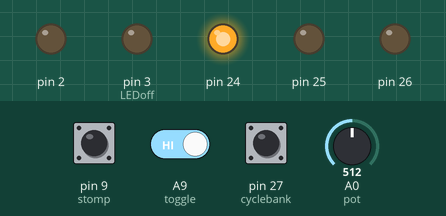
This sketch was run on a simulated Teensy 4. Shown: output pins drawn as LEDs (lit = HIGH). Inputs (shaded band) come from the test bench; at power-on: pin 27 (cyclebank) HIGH, pin 9 (stomp) HIGH, A0 (pot) = 512, A9 (toggle) HIGH. Pins used as bus, display or sensor lines are not drawn.

Above: at 1.2 s.
1.3 s: pin 27 (cyclebank) pulled LOW for 0.15 s
At 2.5 s:
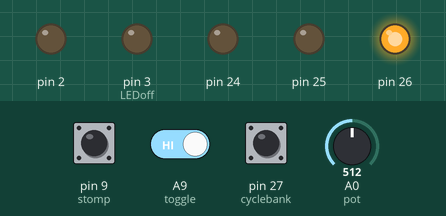
2.9 s: pin 27 (cyclebank) pulled LOW for 1 s
At 5.0 s:
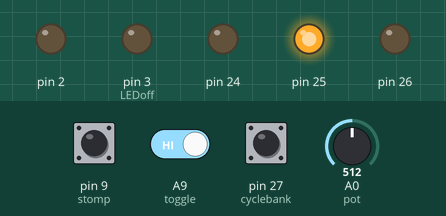
5.4 s: pin 27 (cyclebank) pulled LOW for 3.2 s
At 6.1 s:
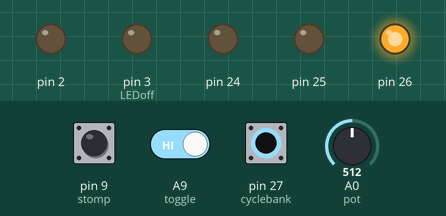
10.1 s: pin 9 (stomp) pulsed LOW 5 times (0.12 s each, 0.3 s apart)
At 10.55 s:
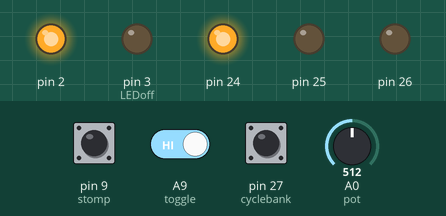
13.1 s: pin 9 (stomp) driven LOW and pin 27 (cyclebank) driven LOW
At 14.3 s:
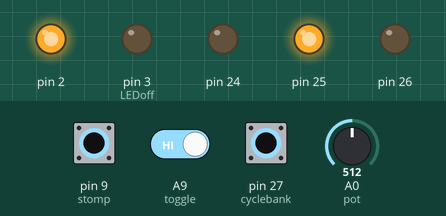
14.6 s: pin 27 (cyclebank) driven HIGH
At 15.5 s:
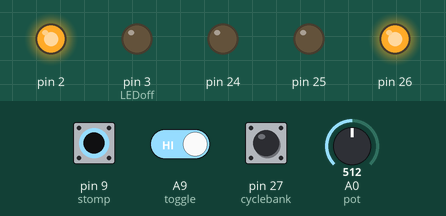
Timing chart, 0 to 17.1 s (numbered marks = the images above; inputs shaded):
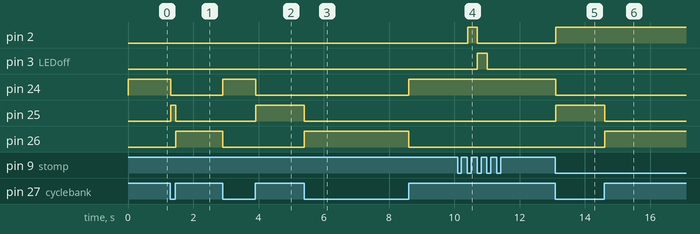

The sketch:

usbMIDItest_banks.ino
```cpp
#include <Bounce.h>                           //Bounce library provides easy setup for debouncing switch/button

int pot, LEDoff;
int preset=1;
int prevpot=-1;
int bank=0;

Bounce stomp=Bounce(9, 5);                    //variables for debouncing. Indicates pin and debounce time in ms
Bounce toggle=Bounce(23, 7);
Bounce cyclebank=Bounce(27, 7);

void setup() {
  // put your setup code here, to run once:
pinMode(9,INPUT_PULLUP);
pinMode(23,INPUT_PULLUP);
pinMode(27,INPUT_PULLUP);
pinMode(0,OUTPUT);
pinMode(1,OUTPUT);
pinMode(2,OUTPUT);
pinMode(3,OUTPUT);
pinMode(24,OUTPUT);
pinMode(25,OUTPUT);
pinMode(26,OUTPUT);
digitalWrite(0,HIGH);                           //for LED tracking of ProgramChange message. initial ProgramChange value is 0
digitalWrite(1,LOW);                            //LED for PC1 message
digitalWrite(2,LOW);                            //LED for PC2 message
digitalWrite(3,LOW);                            //LED for PC3 message
digitalWrite(24,HIGH);                          //for LED tracking of ControlChange message banks. initial ControlChange message bank is 0
digitalWrite(25,LOW);                           //LED for CC message bank 2
digitalWrite(26,LOW);                           //LED for CC message bank 3
}

void loop() {
  // put your main code here, to run repeatedly:
pot=analogRead(A0)/8;                          //convert pot value to MIDI value. MIDI=0-127. pot=0-1023
toggle.update();                                //upadate button status
stomp.update();
cyclebank.update();

if(cyclebank.fallingEdge()||cyclebank.risingEdge()){//SHOULD be using push button. Triggering on either edge to simulate push button with toggle switch
  ++bank;                                           //cyle ControlChange message bank. Each bank changes the ControlChange message number sent by the inputs
  switch(bank){                                     //LED tracking of bank selection. Also used to reset bank variable
    case 0:
      digitalWrite(24,HIGH);
      digitalWrite(25,LOW);
      digitalWrite(26,LOW);
      break;
    case 1:
      digitalWrite(24,LOW);
      digitalWrite(25,HIGH);
      digitalWrite(26,LOW);
      break;
    case 2:
      digitalWrite(24,LOW);
      digitalWrite(25,LOW);
      digitalWrite(26,HIGH);
      break;
    case 3:
      bank=0;
      digitalWrite(24,HIGH);
      digitalWrite(25,LOW);
      digitalWrite(26,LOW);
      break;
  }
}

switches();                                     //send a MIDI ControlChange message when a switch is toggled
recall();                                       //send a MIDI ProgramChange message when a button is pressed
knobs();                                        //send MIDI ControlChange messages as a knob turns

while(usbMIDI.read()){                          //required to prevent issues according to teensy website
}
}

void switches(){
  switch(bank){                                 //determine which CC message bank is selected
    case 0:
      if(toggle.fallingEdge()){
        usbMIDI.sendControlChange(65,64,1);
      }
      if(toggle.risingEdge()){
        usbMIDI.sendControlChange(65,63,1);
      }
      break;
    case 1:
      if(toggle.fallingEdge()){
        usbMIDI.sendControlChange(66,64,1);
      }
      if(toggle.risingEdge()){
        usbMIDI.sendControlChange(66,63,1);
      }
      break;
    case 2:
      if(toggle.fallingEdge()){
        usbMIDI.sendControlChange(67,64,1);
      }
      if(toggle.risingEdge()){
        usbMIDI.sendControlChange(67,63,1);
      }
      break;
  }
}

void recall(){
  if(stomp.fallingEdge()){
    usbMIDI.sendProgramChange(preset,1);        //ProgramChange typically used to recall saved presets. Preset value corresponds to ProgramChange value
    digitalWrite(preset,!digitalRead(preset));  //For LED tracking of ProgramChange value. Turns LED that corresponds to the sent ProgramChange value on
    LEDoff=preset-1;                            //Saves pin value of previous ProgramChange message
    if(preset==0){                              //fix LEDoff value after resetting ProgramChange value to initial state
      LEDoff=3;
    }
    digitalWrite(LEDoff,!digitalRead(LEDoff));  //turns LED that corresponds to previous ProgramChange value off
    ++preset;                                   //Cycle to one of 4 ProgramChange values each time the function is called
    if(preset==4){                              //Reset ProgramChange value to initial state
      preset=0;
    }
  }
}

void knobs(){
  if(pot>prevpot+1||pot<prevpot-1){             //sensitivity is -1 to +1
    pot=analogRead(A0)/8;                      //read value again for accuracy
    switch(bank){                               //determine which CC message bank is selected
      case 0:
        usbMIDI.sendControlChange(52,pot,1);
      break;
      case 1:
        usbMIDI.sendControlChange(53,pot,1);
      break;
      case 2:
        usbMIDI.sendControlChange(54,pot,1);
      break;
    }
    prevpot=pot;
  }
}
```

Source omitted: usb_desc.c (142081 bytes), usb_desc.h (45929 bytes)

Measured:
- after the input at 1.3 s, pin 24: HIGH → LOW at once; pin 25: LOW → HIGH at once, → LOW 0.15 s later; pin 26: LOW → HIGH after 0.16 s
- after the input at 2.9 s, pin 24: LOW → HIGH at once, → LOW 1.0 s later; pin 25: LOW → HIGH after 1.0 s; pin 26: HIGH → LOW at once
- after the input at 5.4 s, pin 24: LOW → HIGH after 3.2 s; pin 25: HIGH → LOW at once; pin 26: LOW → HIGH at once, → LOW 3.2 s later
- after the input at 10.1 s, pin 2: LOW → HIGH after 0.31 s, → LOW 0.30 s later; pin 3 (LEDoff): LOW → HIGH after 0.61 s, → LOW 0.30 s later
- after the input at 13.1 s, pin 2, pin 25: LOW → HIGH at once; pin 24: HIGH → LOW at once
- after the input at 14.6 s, pin 25: HIGH → LOW at once; pin 26: LOW → HIGH at once
